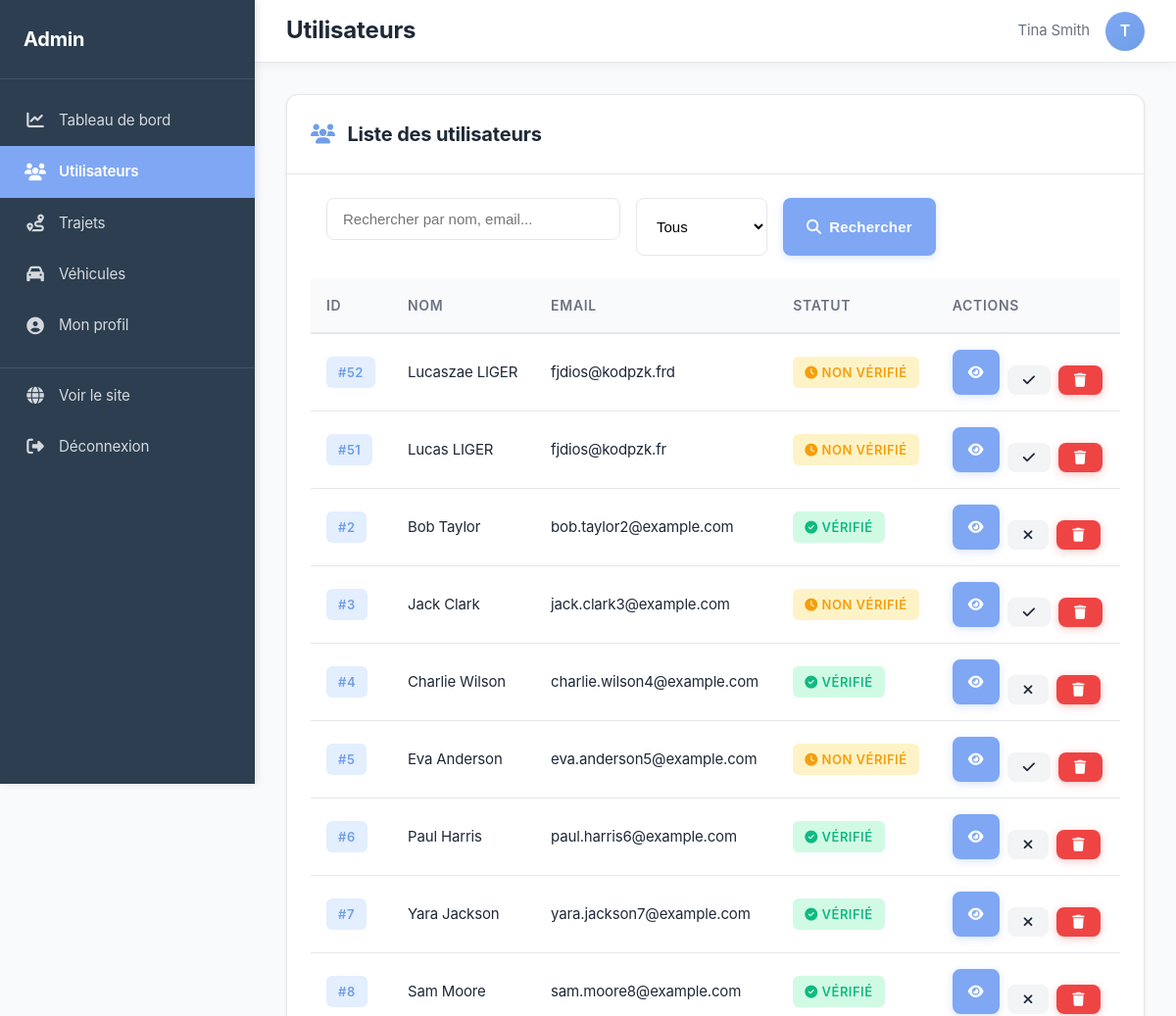
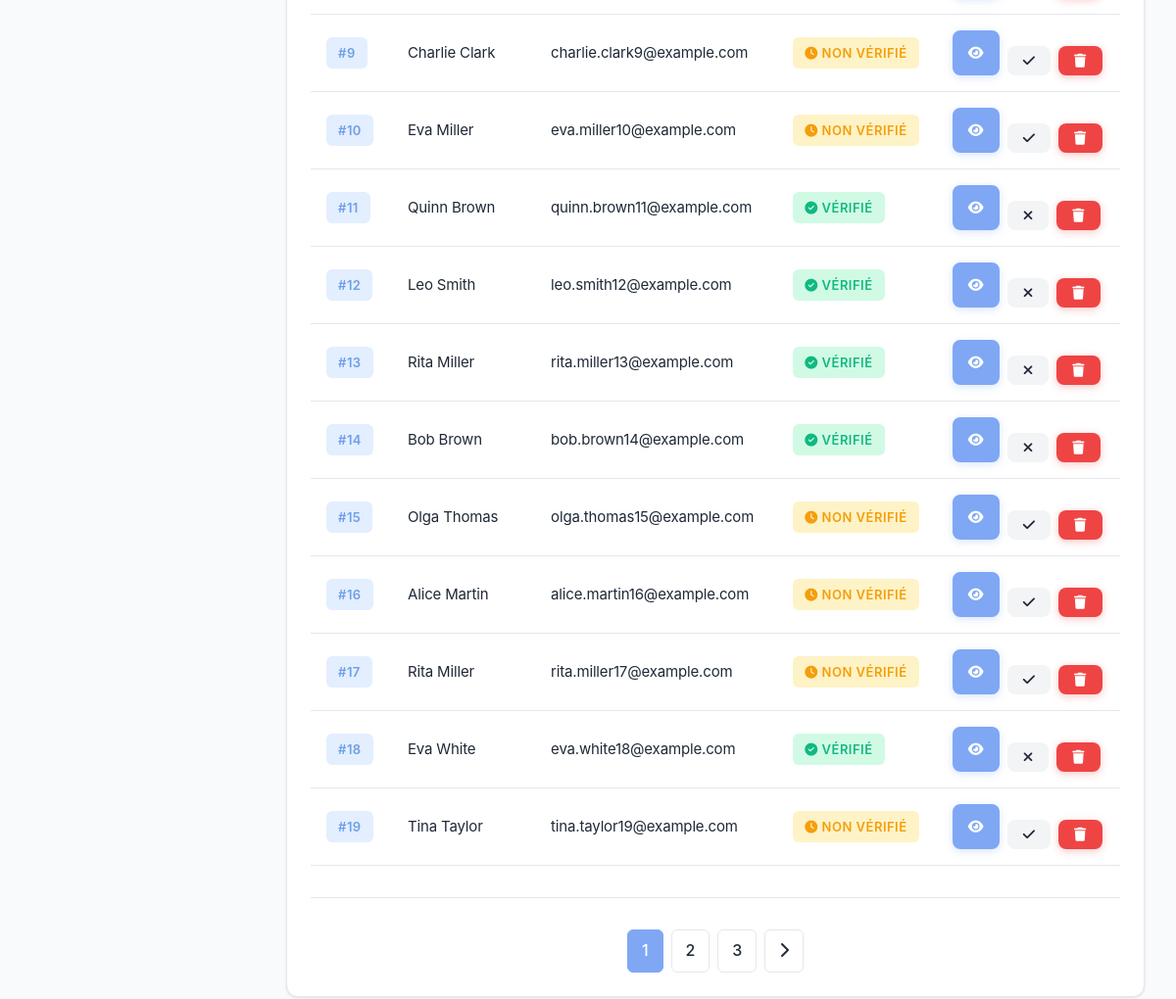
The page /index.php?action=admin_users (signed in) on the database its author committed (2 pictures, top to bottom).
### tables this page shows
CREATE TABLE `users` (
  `id` bigint(20) UNSIGNED NOT NULL,
  `first_name` varchar(255) DEFAULT NULL,
  `last_name` varchar(255) DEFAULT NULL,
  `birth_date` date DEFAULT NULL,
  `email` varchar(255) NOT NULL,
  `password_hash` varchar(255) NOT NULL,
  `is_admin` tinyint(1) DEFAULT '0',
  `is_verified_user` tinyint(1) DEFAULT '0',
  `car_brand` varchar(255) DEFAULT NULL,
  `car_model` varchar(255) DEFAULT NULL,
  `car_year` int(11) DEFAULT NULL,
  `car_plate` varchar(255) DEFAULT NULL,
  `car_is_verified` tinyint(1) DEFAULT '0',
  `created_at` timestamp NOT NULL DEFAULT CURRENT_TIMESTAMP,
  `global_rating` float DEFAULT NULL,
  `profile_picture_path` varchar(255) DEFAULT NULL,
  `car_crit_air` tinyint(4) DEFAULT NULL
);

### controller/AdminControllerUnified.php (called while the page is built, shortened)
<?php
require_once __DIR__ . '/../model/AdminModelEnhanced.php';
class AdminControllerUnified {
    private $model;
    public function __construct() {
        $this->model = new AdminModelEnhanced();
    }
    public function users() {
        $page = isset($_GET['page']) ? (int)$_GET['page'] : 1;
        $search = isset($_GET['search']) ? trim($_GET['search']) : '';
        $filter = isset($_GET['filter']) ? $_GET['filter'] : '';
        $limit = 20;
        $users = $this->model->getUsers($page, $limit, $search, $filter);
        $totalUsers = $this->model->getUsersCount($search, $filter);
        $totalPages = ceil($totalUsers / $limit);
        require_once __DIR__ . '/../view/admin/users_content.php';
        require_once __DIR__ . '/../view/admin_layout.php';
    }
}

### config.php (called while the page is built, shortened)
<?php
function url($path = '') {
    $path = ltrim($path, '/');
    return BASE_URL . $path;
}

### model/Database.php (called while the page is built, shortened)
<?php
class Database {
    private static $db = null;
    private static $instance = null;
    public static function getInstance() {
        if (self::$instance === null) {
            self::$instance = new self();
        }
        return self::$instance;
    }
    public function getConnection() {
        include_once __DIR__ . '/../config.php';
        if (self::$db === null) {
            try {
                $dsn = "mysql:host=" . DB_HOST .
                       ";port=" . (defined('DB_PORT') ? DB_PORT : '3306') .
                       ";dbname=" . DB_NAME .
                       ";charset=utf8mb4";
                $options = [
                    PDO::ATTR_ERRMODE => PDO::ERRMODE_EXCEPTION,
                    PDO::ATTR_DEFAULT_FETCH_MODE => PDO::FETCH_ASSOC,
                    PDO::ATTR_EMULATE_PREPARES => false
                ];
                self::$db = new PDO($dsn, DB_USER, DB_PASS, $options);
            } catch (PDOException $e) {
                error_log("Erreur connexion BD: " . $e->getMessage());
                die("Erreur de connexion à la base de données. Veuillez réessayer plus tard.");
            }
        }
        return self::$db;
    }
    public static function getDb() {
        return self::getInstance()->getConnection();
    }
}

### model/AdminModelEnhanced.php (called while the page is built, shortened)
<?php
require_once __DIR__ . '/Database.php';
class AdminModelEnhanced {
    private $db;
    public function __construct() {
        $this->db = Database::getDb();
    }
    public function getUsers($page = 1, $limit = 20, $search = '', $filter = '') {
        $offset = ($page - 1) * $limit;
        $sql = "SELECT id, first_name, last_name, email, created_at, is_verified_user
                FROM users
                WHERE is_admin = 0";
        $params = [];
        $sql .= " ORDER BY created_at DESC LIMIT ? OFFSET ?";
        $params[] = (int)$limit;
        $params[] = (int)$offset;
        $stmt = $this->db->prepare($sql);
        $stmt->execute($params);
        return $stmt->fetchAll(PDO::FETCH_ASSOC);
    }
    public function getUsersCount($search = '', $filter = '') {
        $sql = "SELECT COUNT(*) as total FROM users WHERE is_admin = 0";
        $params = [];
        $stmt = $this->db->prepare($sql);
        $stmt->execute($params);
        return $stmt->fetch(PDO::FETCH_ASSOC)['total'];
    }
}

### view/admin/users_content.php (the view, shortened to what this page needs)
<div class="data-card">
    <div class="data-card-header">
        <h2 class="data-card-title">
            <i class="fas fa-users" style="margin-right: 0.5rem; color: #6f9fe6;"></i>
            Liste des utilisateurs
        </h2>
    </div>
    <div class="data-card-body">
        <form method="GET" action="<?= url('index.php') ?>" class="admin-filters">
            <input type="text"
                   name="search"
                   class="admin-search-input"
                   placeholder="Rechercher par nom, email..."
                   value="<?= htmlspecialchars($search) ?>"
                   autocomplete="off"
                   data-autosuggest="users">
            <select name="filter" class="admin-select">
                <option value="">Tous</option>
            </select>
            <button type="submit" class="btn btn-primary">
                <i class="fas fa-search"></i> Rechercher
            </button>
        </form>
        <?php if (empty($users)): ?>
            <div class="empty-state">
                <div class="empty-state-icon"><i class="fas fa-users"></i></div>
                <div class="empty-state-title">Aucun utilisateur trouvé</div>
                <p><?= !empty($search) ? 'Essayez avec d\'autres mots-clés' : 'Les utilisateurs apparaîtront ici' ?></p>
            </div>
        <?php else: ?>
            <table class="admin-table">
                <thead>
                    <tr>
                        <th>ID</th>
                        <th>Nom</th>
                        <th>Email</th>
                        <th>Statut</th>
                        <th>Actions</th>
                    </tr>
                </thead>
                <tbody>
                    <?php foreach ($users as $user): ?>
                        <tr>
                            <td><span class="badge badge-info">#<?= $user['id'] ?></span></td>
                            <td><?= htmlspecialchars(($user['first_name'] ?? '') . ' ' . ($user['last_name'] ?? '')) ?></td>
                            <td><?= htmlspecialchars($user['email'] ?? 'N/A') ?></td>
                            <td>
                                <?php if ($user['is_verified_user']): ?>
                                    <span class="badge badge-success">
                                        <i class="fas fa-check-circle"></i> Vérifié
                                    </span>
                                <?php else: ?>
                                    <span class="badge badge-warning">
                                        <i class="fas fa-clock"></i> Non vérifié
                                    </span>
                                <?php endif; ?>
                            </td>
                            <td>
                                <div class="action-buttons">
                                    <a href="<?= url('index.php?action=admin_user_details&id=' . $user['id']) ?>" class="btn btn-primary btn-sm">
                                        <i class="fas fa-eye"></i>
                                    </a>
                                    <form method="POST" action="<?= url('index.php?action=admin_toggle_verification') ?>" style="display: inline;">
                                        <button type="submit" class="btn btn-secondary btn-sm" title="<?= $user['is_verified_user'] ? 'Retirer vérification' : 'Vérifier' ?>">
                                            <i class="fas fa-<?= $user['is_verified_user'] ? 'times' : 'check' ?>"></i>
                                        </button>
                                    </form>
                                    <form method="POST" action="<?= url('index.php?action=admin_delete_user') ?>" style="display: inline;">
                                        <button type="submit" class="btn btn-danger btn-sm" data-confirm="Supprimer cet utilisateur ? (Irréversible)">
                                            <i class="fas fa-trash"></i>
                                        </button>
                                    </form>
                                </div>
                            </td>
                        </tr>
                    <?php endforeach; ?>
                </tbody>
            </table>
            <?php if ($totalPages > 1): ?>
                <div class="pagination">
                    <?php for ($i = 1; $i <= $totalPages; $i++): ?>
                        <?php if ($i === 1 || $i === $totalPages || abs($i - $page) <= 2): ?>
                            <a href="<?= url('index.php?action=admin_users&page=' . $i . '&search=' . urlencode($search) . '&filter=' . urlencode($filter)) ?>"
                               class="<?= $i === $page ? 'active' : '' ?>">
                                <?= $i ?>
                            </a>
                        <?php elseif (abs($i - $page) === 3): ?>
                            <span>...</span>
                        <?php endif; ?>
                    <?php endfor; ?>
                    <?php if ($page < $totalPages): ?>
                        <a href="<?= url('index.php?action=admin_users&page=' . ($page + 1) . '&search=' . urlencode($search) . '&filter=' . urlencode($filter)) ?>">
                            <i class="fas fa-chevron-right"></i>
                        </a>
                    <?php endif; ?>
                </div>
            <?php endif; ?>
        <?php endif; ?>
    </div>
</div>

### assets/styles/index.css (style rules this page uses)
* { box-sizing: border-box; }
body { font-family: 'Roboto', 'Inter', -apple-system, BlinkMacSystemFont, "Segoe UI", Arial, sans-serif; margin: 0; padding: 0; min-height: 100vh; display: flex; flex-direction: column; background: linear-gradient(180deg, #ffffff 0%, #f9fafb 100%); color: #1f2937; line-height: 1.6; letter-spacing: -0.01em; max-width: 100vw; overflow-x: hidden; -webkit-font-smoothing: antialiased; -moz-osx-font-smoothing: grayscale; }
a { text-decoration: none; color: inherit; }

### assets/styles/home.css (style rules this page uses)
a { text-decoration: none; color: inherit; }

### assets/styles/searchPage.css (style rules this page uses)
body { min-height: 100vh; display: flex; flex-direction: column; }

### assets/styles/form-enhancements.css (style rules this page uses)
.input-wrapper input { width: 100%; transition: all 0.3s cubic-bezier(0.4, 0, 0.2, 1); }
button[type="submit"]:not(:disabled) { position: relative; overflow: hidden; transition: all 0.3s ease; }
button[type="submit"]::before { content: ''; position: absolute; top: 50%; left: 50%; width: 0; height: 0; border-radius: 50%; background: rgba(255, 255, 255, 0.3); transform: translate(-50%, -50%); transition: width 0.6s, height 0.6s; }
input:valid:not(:placeholder-shown) { border-color: #28a745; }

### assets/styles/global-enhancements.css (style rules this page uses)
* { transition-timing-function: cubic-bezier(0.4, 0, 0.2, 1); }

### assets/styles/design-improvements.css (style rules this page uses)
button, .btn, input[type="submit"], input[type="button"] { font-weight: 700; letter-spacing: 0.2px; transition: all 0.3s cubic-bezier(0.4, 0, 0.2, 1); }
input[type="text"], input[type="email"], input[type="password"], input[type="number"], input[type="date"], input[type="time"], textarea, select { font-weight: 500; transition: all 0.3s cubic-bezier(0.4, 0, 0.2, 1); }
a { transition: all 0.2s cubic-bezier(0.4, 0, 0.2, 1); }
.badge, .pill { display: inline-flex; align-items: center; gap: 6px; padding: 6px 14px; border-radius: 20px; font-size: 12px; font-weight: 700; text-transform: uppercase; letter-spacing: 0.5px; backdrop-filter: blur(10px); animation: fadeInUp 0.4s ease-out; }

### assets/styles/custom-dialogs.css (style rules this page uses)
.btn-primary { background: linear-gradient(135deg, #7fa7f4 0%, #6f9fe6 100%); color: white; border-color: transparent; box-shadow: 0 2px 8px rgba(127, 167, 244, 0.3); }
.btn-danger { background: linear-gradient(135deg, #ef4444 0%, #dc2626 100%); color: white; border-color: transparent; box-shadow: 0 2px 8px rgba(239, 68, 68, 0.3); }

### rows shown on the page
users: id "52", first_name+last_name "Lucaszae LIGER", email "fjdios@kodpzk.frd", is_verified_user 0 (drawn)
users: id "51", first_name+last_name "Lucas LIGER", email "fjdios@kodpzk.fr", is_verified_user 0 (drawn)
users: id "2", first_name+last_name "Bob Taylor", email "bob.taylor2@example.com", is_verified_user 1 (drawn)
users: id "3", first_name+last_name "Jack Clark", email "jack.clark3@example.com", is_verified_user 0 (drawn)
users: id "4", first_name+last_name "Charlie Wilson", email "charlie.wilson4@example.com", is_verified_user 1 (drawn)
users: id "5", first_name+last_name "Eva Anderson", email "eva.anderson5@example.com", is_verified_user 0 (drawn)
users: id "6", first_name+last_name "Paul Harris", email "paul.harris6@example.com", is_verified_user 1 (drawn)
users: id "7", first_name+last_name "Yara Jackson", email "yara.jackson7@example.com", is_verified_user 1 (drawn)
users: id "8", first_name+last_name "Sam Moore", email "sam.moore8@example.com", is_verified_user 1 (drawn)
users: id "9", first_name+last_name "Charlie Clark", email "charlie.clark9@example.com", is_verified_user 0 (drawn)
users: id "10", first_name+last_name "Eva Miller", email "eva.miller10@example.com", is_verified_user 0 (drawn)
users: id "11", first_name+last_name "Quinn Brown", email "quinn.brown11@example.com", is_verified_user 1 (drawn)
users: id "12", first_name+last_name "Leo Smith", email "leo.smith12@example.com", is_verified_user 1 (drawn)
users: id "13", first_name+last_name "Rita Miller", email "rita.miller13@example.com", is_verified_user 1 (drawn)
users: id "14", first_name+last_name "Bob Brown", email "bob.brown14@example.com", is_verified_user 1 (drawn)
users: id "15", first_name+last_name "Olga Thomas", email "olga.thomas15@example.com", is_verified_user 0 (drawn)
users: id "16", first_name+last_name "Alice Martin", email "alice.martin16@example.com", is_verified_user 0 (drawn)
users: id "17", first_name+last_name "Rita Miller", email "rita.miller17@example.com", is_verified_user 0 (drawn)
users: id "18", first_name+last_name "Eva White", email "eva.white18@example.com", is_verified_user 1 (drawn)
users: id "19", first_name+last_name "Tina Taylor", email "tina.taylor19@example.com", is_verified_user 0 (drawn)

### other values the page prints
$pageTitle "Utilisateurs"
$_SESSION['user_name'] "Tina Smith"
substr($_SESSION['user_name'] ?? 'A', 0, 1) "T"
